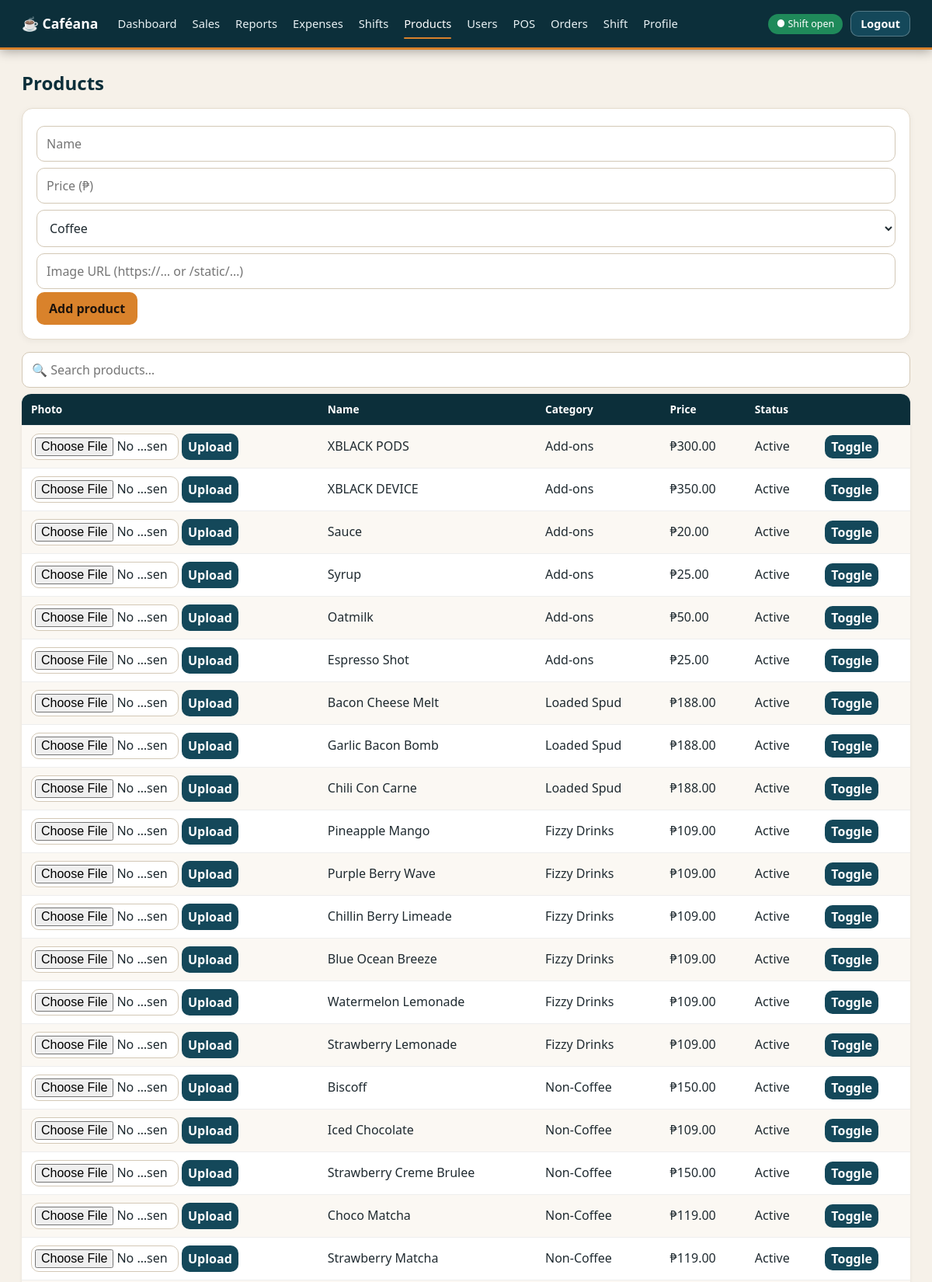
/admin/products (signed in, upper part), run on the app's committed database.
### tables this page shows
CREATE TABLE products(id INTEGER PRIMARY KEY,category_id INTEGER NOT NULL REFERENCES categories(id),name TEXT NOT NULL,price INTEGER NOT NULL CHECK(price>=0),
 image_url TEXT,active INTEGER NOT NULL DEFAULT 1);

CREATE TABLE categories(id INTEGER PRIMARY KEY,name TEXT UNIQUE NOT NULL);

### app.py (the view, shortened to what this page needs)
@app.route("/admin/products", methods=["GET", "POST"])
@admin_required
def products():
    return render_template("products.html", rows=q("SELECT p.*,c.name cat FROM products p JOIN categories c ON c.id=p.category_id ORDER BY p.id DESC"), cats=q("SELECT * FROM categories"))

### app.py (called while the page is built)
def db():
    if "db" not in g:
        g.db = sqlite3.connect(DB); g.db.row_factory = sqlite3.Row
        g.db.execute("PRAGMA foreign_keys=ON"); g.db.execute("PRAGMA busy_timeout=5000")
    return g.db

@app.teardown_appcontext
def _close(e):
    d = g.pop("db", None)
    if d: d.close()

def q(sql, a=()): return db().execute(sql, a).fetchall()

def q1(sql, a=()): return db().execute(sql, a).fetchone()

@app.template_filter("peso")
def peso(c): return "₱{:,.2f}".format((c or 0) / 100)

@app.before_request
def load():
    g.user = None
    if session.get("uid"):
        g.user = q1("SELECT * FROM users WHERE id=? AND status='active'", (session["uid"],))
        if not g.user: session.clear()
    if request.method == "POST":
        t = request.form.get("csrf") or request.headers.get("X-CSRF") or ""
        if not secrets.compare_digest(t, session.get("csrf", "")): abort(400)

@app.after_request
def headers(r):
    r.headers["X-Frame-Options"] = "DENY"; r.headers["X-Content-Type-Options"] = "nosniff"; r.headers["Referrer-Policy"] = "same-origin"
    r.headers["Content-Security-Policy"] = "default-src 'self'; img-src 'self' https: data:; style-src 'self' 'unsafe-inline'; script-src 'self' 'unsafe-inline'; frame-ancestors 'none'; form-action 'self'"
    if not request.path.startswith("/static/"): r.headers["Cache-Control"] = "no-store"  # no cached financial pages after logout
    if PROD: r.headers["Strict-Transport-Security"] = "max-age=31536000"
    return r

@app.context_processor
def ctx():
    session.setdefault("csrf", secrets.token_hex(16)); u = getattr(g, "user", None); sh = None
    if u:
        try: sh = q1("SELECT 1 FROM shifts WHERE user_id=? AND status='open'", (u["id"],))
        except sqlite3.Error: pass
    return dict(csrf=session["csrf"], user=u, my_shift=sh)

def login_required(f):
    @wraps(f)
    def w(*a, **k):
        if not g.user: return redirect(url_for("login"))
        return f(*a, **k)
    return w

def admin_required(f):
    @wraps(f)
    @login_required
    def w(*a, **k):
        if g.user["role"] != "admin": abort(403)
        return f(*a, **k)
    return w

### templates/products.html (shortened to what this page needs)
{% extends "base.html" %}{% block body %}
<h2>Products</h2>
<form method="post" class="box" style="margin-bottom: 12px">
  <input name="name" placeholder="Name" required /><input
    name="price"
    type="number"
    step="0.01"
    min="0"
    placeholder="Price (₱)"
    required
  /><select name="category">
    {% for c in cats %}
    <option value="{{ c.id }}">{{ c.name }}</option>
    {% endfor %}
  </select>
  <input
    name="image_url"
    placeholder="Image URL (https://… or /static/…)"
  /><button>Add product</button>
</form>
<input
  id="s"
  placeholder="🔍 Search products…"
  oninput="f()"
  autocomplete="off"
  style="margin-bottom: 8px"
/>
<table id="pt">
  <tr>
    <th>Photo</th>
    <th>Name</th>
    <th>Category</th>
    <th>Price</th>
    <th>Status</th>
    <th></th>
  </tr>
  {% for r in rows %}
  <tr>
    <td>
      <form
        method="post"
        action="/admin/products/{{ r.id }}/image"
        enctype="multipart/form-data"
        style="display: flex; gap: 4px"
      >
        <input type="hidden" name="csrf" value="{{ csrf }}" /><input
          type="file"
          name="photo"
          accept="image/png,image/jpeg,image/webp"
          required
          style="width: 190px; margin: 0; padding: 4px"
        /><button class="alt" style="padding: 4px 8px">Upload</button>
      </form>
    </td>
    <td>{{ r.name }}</td>
    <td>{{ r.cat }}</td>
    <td>{{ r.price|peso }}</td>
    <td>{{ 'Active' if r.active else 'Hidden' }}</td>
    <td>
      <form method="post">
        <input type="hidden" name="csrf" value="{{ csrf }}" /><button
          name="toggle"
          value="{{ r.id }}"
          class="alt"
          style="padding: 4px 8px"
        >
          Toggle
        </button>
      </form>
    </td>
  </tr>
  {% endfor %}
</table>
{% endblock %}

### static/style.css (style rules this page uses)
:root { --night:#0c2f3a;--teal:#14485a;--accent:#D9822B;--accent2:#eb9640;--bg:#f6f1e9;--ink:#1f2a30;--muted:#6a7780;--line:#e5dccd;--brown:var(--teal);--r:12px; --hero-img:url('/static/hero.jpg');--banner-img:var(--hero-img) }
* { box-sizing:border-box }
body { margin:0;font-family:system-ui,-apple-system,"Segoe UI",Roboto,sans-serif;background:var(--bg);color:var(--ink);line-height:1.45 }
h2 { color:var(--night);margin:6px 0 14px;font-size:1.5rem }
button,.btn { background:var(--accent);color:#1d130c;border:0;border-radius:10px;padding:10px 16px;cursor:pointer;font-size:1rem;font-weight:600;text-decoration:none;display:inline-block;font-family:inherit }
button.alt,.btn.alt { background:var(--teal);color:#fff }
input,select { padding:11px 12px;border:1px solid #d3c8b6;border-radius:10px;font-size:1rem;width:100%;margin:4px 0;background:#fff;color:var(--ink);font-family:inherit }
.box { background:#fff;border-radius:14px;border:1px solid var(--line);padding:18px;box-shadow:0 2px 8px #0000000d }
table { width:100%;border-collapse:separate;border-spacing:0;background:#fff;border-radius:var(--r);overflow:hidden;box-shadow:0 1px 4px #0001 }
th { background:var(--night);color:#fff;text-align:left;font-weight:600;font-size:.85rem }
td,th { padding:10px 12px;border-bottom:1px solid #eee }
tr:nth-child(even) td { background:#fbf8f3 }
a,button,.btn,input,select { transition:transform .15s ease,box-shadow .15s ease,background-color .15s ease,border-color .15s ease,color .15s ease }

### data on the page
products: name "XBLACK PODS", cat "Add-ons", price|peso "₱300.00", active "Active", {{ r.id }} 52 (drawn)
products: name "XBLACK DEVICE", cat "Add-ons", price|peso "₱350.00", active "Active", {{ r.id }} 51 (drawn)
products: name "Sauce", cat "Add-ons", price|peso "₱20.00", active "Active", {{ r.id }} 50 (drawn)
products: name "Syrup", cat "Add-ons", price|peso "₱25.00", active "Active", {{ r.id }} 49 (drawn)
products: name "Oatmilk", cat "Add-ons", price|peso "₱50.00", active "Active", {{ r.id }} 48 (drawn)
products: name "Espresso Shot", cat "Add-ons", price|peso "₱25.00", active "Active", {{ r.id }} 47 (drawn)
products: name "Bacon Cheese Melt", cat "Loaded Spud", price|peso "₱188.00", active "Active", {{ r.id }} 46 (drawn)
products: name "Garlic Bacon Bomb", cat "Loaded Spud", price|peso "₱188.00", active "Active", {{ r.id }} 45 (drawn)
products: name "Chili Con Carne", cat "Loaded Spud", price|peso "₱188.00", active "Active", {{ r.id }} 44 (drawn)
products: name "Pineapple Mango", cat "Fizzy Drinks", price|peso "₱109.00", active "Active", {{ r.id }} 43 (drawn)
products: name "Purple Berry Wave", cat "Fizzy Drinks", price|peso "₱109.00", active "Active", {{ r.id }} 42 (drawn)
products: name "Chillin Berry Limeade", cat "Fizzy Drinks", price|peso "₱109.00", active "Active", {{ r.id }} 41 (drawn)
products: name "Blue Ocean Breeze", cat "Fizzy Drinks", price|peso "₱109.00", active "Active", {{ r.id }} 40 (drawn)
products: name "Watermelon Lemonade", cat "Fizzy Drinks", price|peso "₱109.00", active "Active", {{ r.id }} 39 (drawn)
products: name "Strawberry Lemonade", cat "Fizzy Drinks", price|peso "₱109.00", active "Active", {{ r.id }} 38 (drawn)
products: name "Biscoff", cat "Non-Coffee", price|peso "₱150.00", active "Active", {{ r.id }} 37 (drawn)
products: name "Iced Chocolate", cat "Non-Coffee", price|peso "₱109.00", active "Active", {{ r.id }} 36 (drawn)
products: name "Strawberry Creme Brulee", cat "Non-Coffee", price|peso "₱150.00", active "Active", {{ r.id }} 35 (drawn)
products: name "Choco Matcha", cat "Non-Coffee", price|peso "₱119.00", active "Active", {{ r.id }} 34 (drawn)
products: name "Strawberry Matcha", cat "Non-Coffee", price|peso "₱119.00", active "Active", {{ r.id }} 33 (drawn)

### other printed values
{{ l }} "Dashboard" "Sales" "Reports" "Expenses" "Shifts" "Products" "Users"
{{ l }} "POS" "Orders" "Shift" "Profile"
{{ '● Shift open' if my_shift else '○ No shift' }} "● Shift open"
form field category "Coffee"
